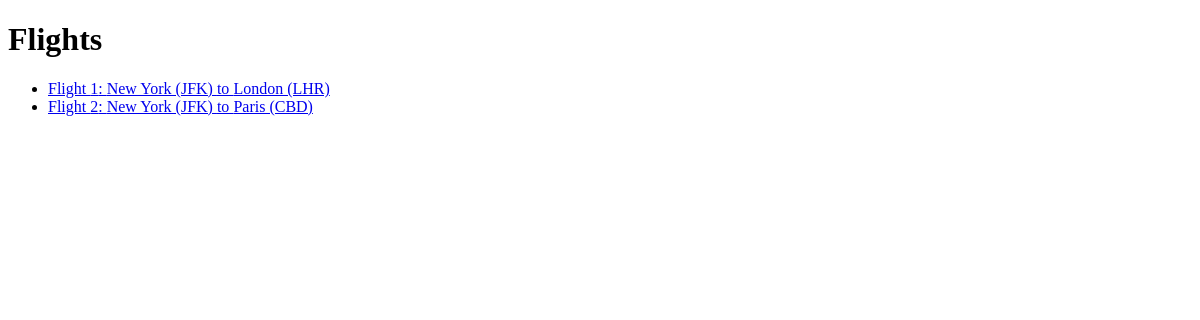
/flights/, run on an earlier commit of the app's database.
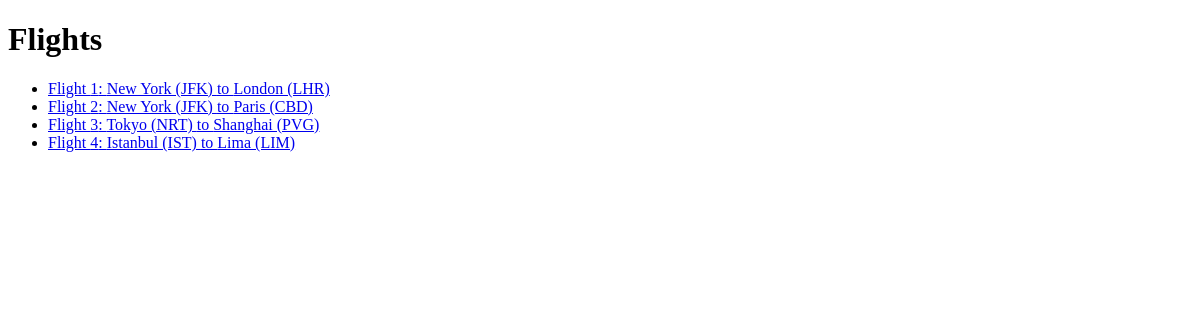
And on a later commit of the database.
### flights/models.py (models this page shows, shortened)
class Flight(models.Model):
    origin = models.ForeignKey(Airport, on_delete=models.CASCADE, related_name="departures")
    destination = models.ForeignKey(Airport, on_delete=models.CASCADE, related_name="arrivals")
    duration = models.IntegerField()

class Airport(models.Model):
    code = models.CharField(max_length=3)
    city = models.CharField(max_length=64)
    def __str__(self) -> str:
        return f"{self.city} ({self.code})"

### flights/views.py (the view)
# urls.py: path("", views.index, name="index"),
def index(request):
    return render(request, "flights/index.html", {
        "flights": Flight.objects.all()
    })

### flights/templates/flights/index.html
{% extends 'flights/layout.html' %}
{% block body %}
    <h1>Flights</h1>
    <ul>
            {% for flight in flights %}
                <li>
                    <a href="{% url 'flight' flight.id %}">
                        Flight {{ flight.id }}: {{ flight.origin }} to {{ flight.destination }}
                    </a>
                </li>
            {% endfor %}
    </ul>
{% endblock body %}

### flights/templates/flights/layout.html (shortened to what this page needs)
<!DOCTYPE html>
<html lang="en">
<head>
</head>
<body>
    {% block body %}
    {% endblock body %}
</body>
</html>

What changed in the data, as far as the page shows it:
added Flight: id "3", origin "Tokyo (NRT)", destination "Shanghai (PVG)"
added Flight: id "4", origin "Istanbul (IST)", destination "Lima (LIM)"
